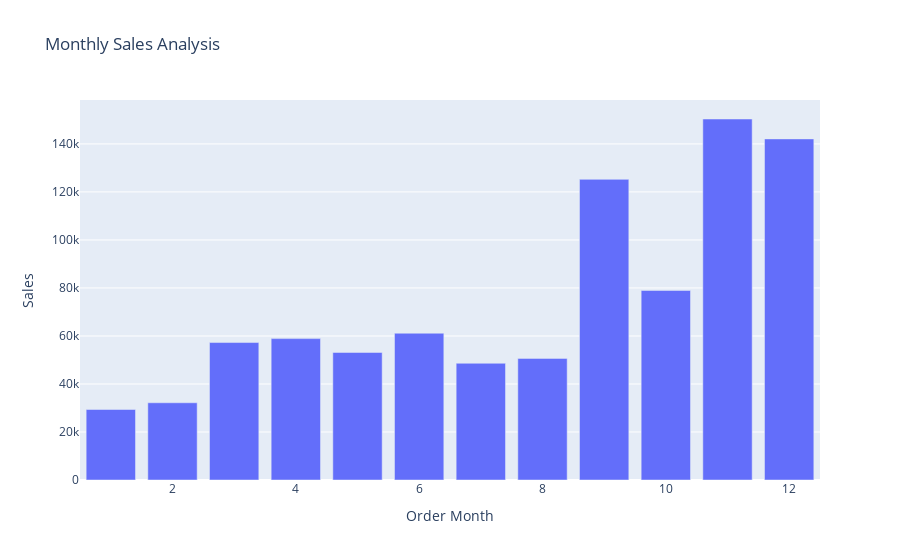

Write notebook code for a chart like this one.
### Code cell
fig = px.bar(Sales_by_month, x='Order Month', y='Sales',title='Monthly Sales Analysis')
fig.show()

### Figure 1 — Plotly figure (JSON) as saved in the notebook; plotly's stock layout.template omitted (floating-point values rounded to 4 significant figures)
{"data": [{"alignmentgroup": "True", "hovertemplate": "Order Month=%{x}<br>Sales=%{y}<extra></extra>", "legendgroup": "", "marker": {"color": "#636efa", "pattern": {"shape": ""}}, "name": "", "offsetgroup": "", "orientation": "v", "showlegend": false, "textposition": "auto", "type": "bar", "x": [1, 2, 3, 4, 5, 6, 7, 8, 9, 10, 11, 12], "xaxis": "x", "y": [29370.0, 32170.0, 57260.0, 58890.0, 53130.0, 61140.0, 48620.0, 50660.0, 125200.0, 78960.0, 150400.0, 142100.0], "yaxis": "y"}], "layout": {"autosize": true, "barmode": "relative", "legend": {"tracegroupgap": 0}, "title": {"text": "Monthly Sales Analysis"}, "xaxis": {"anchor": "y", "autorange": true, "domain": [0, 1], "range": [0.5, 12.5], "title": {"text": "Order Month"}, "type": "linear"}, "yaxis": {"anchor": "x", "autorange": true, "domain": [0, 1], "range": [0, 158300.0], "title": {"text": "Sales"}, "type": "linear"}}}
